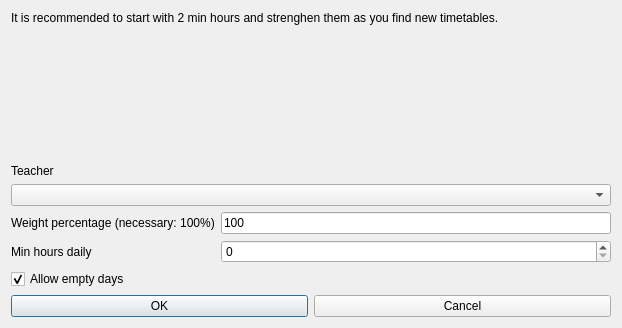
<?xml version="1.0" encoding="UTF-8"?>
<ui version="4.0">
 <class>ModifyConstraintTeacherMinHoursDailyRealDaysForm_template</class>
 <widget class="QDialog" name="ModifyConstraintTeacherMinHoursDailyRealDaysForm_template">
  <property name="geometry">
   <rect>
    <x>0</x>
    <y>0</y>
    <width>622</width>
    <height>328</height>
   </rect>
  </property>
  <property name="windowTitle">
   <string extracomment="This is the title of the dialog to modify a constraint of this type">Modify teacher min hours daily for real days</string>
  </property>
  <layout class="QGridLayout" name="gridLayout">
   <item row="0" column="0" colspan="3">
    <widget class="QLabel" name="teacherTextLabel_2">
     <property name="sizePolicy">
      <sizepolicy hsizetype="Minimum" vsizetype="Minimum">
       <horstretch>0</horstretch>
       <verstretch>0</verstretch>
      </sizepolicy>
     </property>
     <property name="frameShape">
      <enum>QFrame::NoFrame</enum>
     </property>
     <property name="frameShadow">
      <enum>QFrame::Plain</enum>
     </property>
     <property name="text">
      <string>It is recommended to start with 2 min hours and strenghen them as you find new timetables.</string>
     </property>
     <property name="wordWrap">
      <bool>true</bool>
     </property>
    </widget>
   </item>
   <item row="1" column="1">
    <spacer name="verticalSpacer">
     <property name="orientation">
      <enum>Qt::Vertical</enum>
     </property>
     <property name="sizeHint" stdset="0">
      <size>
       <width>20</width>
       <height>66</height>
      </size>
     </property>
    </spacer>
   </item>
   <item row="2" column="0" colspan="3">
    <widget class="QLabel" name="teacherTextLabel">
     <property name="frameShape">
      <enum>QFrame::NoFrame</enum>
     </property>
     <property name="frameShadow">
      <enum>QFrame::Plain</enum>
     </property>
     <property name="text">
      <string>Teacher</string>
     </property>
     <property name="wordWrap">
      <bool>false</bool>
     </property>
    </widget>
   </item>
   <item row="3" column="0" colspan="3">
    <widget class="QComboBox" name="teachersComboBox">
     <property name="editable">
      <bool>false</bool>
     </property>
     <property name="insertPolicy">
      <enum>QComboBox::NoInsert</enum>
     </property>
     <property name="duplicatesEnabled">
      <bool>false</bool>
     </property>
    </widget>
   </item>
   <item row="4" column="0" colspan="2">
    <widget class="QLabel" name="weightTextLabel">
     <property name="frameShape">
      <enum>QFrame::NoFrame</enum>
     </property>
     <property name="frameShadow">
      <enum>QFrame::Plain</enum>
     </property>
     <property name="text">
      <string>Weight percentage (necessary: 100%)</string>
     </property>
     <property name="wordWrap">
      <bool>false</bool>
     </property>
    </widget>
   </item>
   <item row="4" column="2">
    <widget class="QLineEdit" name="weightLineEdit">
     <property name="text">
      <string notr="true">100</string>
     </property>
    </widget>
   </item>
   <item row="5" column="0">
    <widget class="QLabel" name="minHoursTextLabel">
     <property name="frameShape">
      <enum>QFrame::NoFrame</enum>
     </property>
     <property name="frameShadow">
      <enum>QFrame::Plain</enum>
     </property>
     <property name="text">
      <string>Min hours daily</string>
     </property>
     <property name="wordWrap">
      <bool>false</bool>
     </property>
    </widget>
   </item>
   <item row="5" column="2">
    <widget class="QSpinBox" name="minHoursSpinBox"/>
   </item>
   <item row="6" column="0" colspan="3">
    <widget class="QCheckBox" name="allowEmptyDaysCheckBox">
     <property name="text">
      <string>Allow empty days</string>
     </property>
     <property name="checked">
      <bool>true</bool>
     </property>
    </widget>
   </item>
   <item row="7" column="0" colspan="3">
    <layout class="QHBoxLayout" name="horizontalLayout">
     <item>
      <widget class="QPushButton" name="okPushButton">
       <property name="text">
        <string>OK</string>
       </property>
      </widget>
     </item>
     <item>
      <widget class="QPushButton" name="cancelPushButton">
       <property name="text">
        <string>Cancel</string>
       </property>
      </widget>
     </item>
    </layout>
   </item>
  </layout>
 </widget>
 <layoutdefault spacing="6" margin="11"/>
 <resources/>
 <connections/>
</ui>
